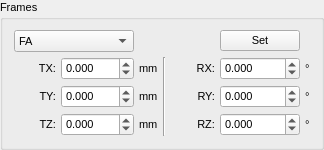
       <widget class="QGroupBox" name="grpFrames">
        <property name="font">
         <font>
          <pointsize>8</pointsize>
         </font>
        </property>
        <property name="title">
         <string>Frames</string>
        </property>
        <layout class="QGridLayout" name="gridLayout_4">
         <property name="spacing">
          <number>5</number>
         </property>
         <item row="0" column="0" colspan="2">
          <widget class="QComboBox" name="cbsFrame">
           <property name="toolTip">
            <string>select frame type</string>
           </property>
           <item>
            <property name="text">
             <string>FA</string>
            </property>
           </item>
           <item>
            <property name="text">
             <string>NP</string>
            </property>
           </item>
           <item>
            <property name="text">
             <string>TCP</string>
            </property>
           </item>
           <item>
            <property name="text">
             <string>FB</string>
            </property>
           </item>
           <item>
            <property name="text">
             <string>FJ - Readonly</string>
            </property>
           </item>
           <item>
            <property name="text">
             <string>B - Readonly</string>
            </property>
           </item>
           <item>
            <property name="text">
             <string>MP - Readonly</string>
            </property>
           </item>
          </widget>
         </item>
         <item row="0" column="5">
          <widget class="QPushButton" name="butSetFrame">
           <property name="text">
            <string>Set</string>
           </property>
          </widget>
         </item>
         <item row="1" column="0">
          <widget class="QLabel" name="label_66">
           <property name="minimumSize">
            <size>
             <width>42</width>
             <height>0</height>
            </size>
           </property>
           <property name="text">
            <string>TX:</string>
           </property>
           <property name="alignment">
            <set>Qt::AlignRight|Qt::AlignTrailing|Qt::AlignVCenter</set>
           </property>
          </widget>
         </item>
         <item row="1" column="1">
          <widget class="QDoubleSpinBox" name="inpFrameTX">
           <property name="decimals">
            <number>3</number>
           </property>
           <property name="minimum">
            <double>-50.000000000000000</double>
           </property>
           <property name="maximum">
            <double>50.000000000000000</double>
           </property>
          </widget>
         </item>
         <item row="1" column="2">
          <widget class="QLabel" name="label_67">
           <property name="text">
            <string>mm</string>
           </property>
          </widget>
         </item>
         <item row="1" column="3" rowspan="3">
          <widget class="Line" name="line_6">
           <property name="orientation">
            <enum>Qt::Vertical</enum>
           </property>
          </widget>
         </item>
         <item row="1" column="4">
          <widget class="QLabel" name="label_68">
           <property name="minimumSize">
            <size>
             <width>44</width>
             <height>0</height>
            </size>
           </property>
           <property name="text">
            <string>RX:</string>
           </property>
           <property name="alignment">
            <set>Qt::AlignRight|Qt::AlignTrailing|Qt::AlignVCenter</set>
           </property>
          </widget>
         </item>
         <item row="1" column="5">
          <widget class="QDoubleSpinBox" name="inpFrameRX">
           <property name="decimals">
            <number>3</number>
           </property>
           <property name="minimum">
            <double>-20.000000000000000</double>
           </property>
           <property name="maximum">
            <double>20.000000000000000</double>
           </property>
          </widget>
         </item>
         <item row="1" column="6">
          <widget class="QLabel" name="label_69">
           <property name="text">
            <string>°</string>
           </property>
          </widget>
         </item>
         <item row="2" column="0">
          <widget class="QLabel" name="label_70">
           <property name="text">
            <string>TY:</string>
           </property>
           <property name="alignment">
            <set>Qt::AlignRight|Qt::AlignTrailing|Qt::AlignVCenter</set>
           </property>
          </widget>
         </item>
         <item row="2" column="1">
          <widget class="QDoubleSpinBox" name="inpFrameTY">
           <property name="decimals">
            <number>3</number>
           </property>
           <property name="minimum">
            <double>-50.000000000000000</double>
           </property>
           <property name="maximum">
            <double>50.000000000000000</double>
           </property>
          </widget>
         </item>
         <item row="2" column="2">
          <widget class="QLabel" name="label_71">
           <property name="text">
            <string>mm</string>
           </property>
          </widget>
         </item>
         <item row="2" column="4">
          <widget class="QLabel" name="label_72">
           <property name="minimumSize">
            <size>
             <width>30</width>
             <height>0</height>
            </size>
           </property>
           <property name="text">
            <string>RY:</string>
           </property>
           <property name="alignment">
            <set>Qt::AlignRight|Qt::AlignTrailing|Qt::AlignVCenter</set>
           </property>
          </widget>
         </item>
         <item row="2" column="5">
          <widget class="QDoubleSpinBox" name="inpFrameRY">
           <property name="decimals">
            <number>3</number>
           </property>
           <property name="minimum">
            <double>-20.000000000000000</double>
           </property>
           <property name="maximum">
            <double>20.000000000000000</double>
           </property>
          </widget>
         </item>
         <item row="2" column="6">
          <widget class="QLabel" name="label_73">
           <property name="text">
            <string>°</string>
           </property>
          </widget>
         </item>
         <item row="3" column="0">
          <widget class="QLabel" name="label_74">
           <property name="text">
            <string>TZ:</string>
           </property>
           <property name="alignment">
            <set>Qt::AlignRight|Qt::AlignTrailing|Qt::AlignVCenter</set>
           </property>
          </widget>
         </item>
         <item row="3" column="1">
          <widget class="QDoubleSpinBox" name="inpFrameTZ">
           <property name="decimals">
            <number>3</number>
           </property>
           <property name="minimum">
            <double>-150.000000000000000</double>
           </property>
           <property name="maximum">
            <double>1000.000000000000000</double>
           </property>
          </widget>
         </item>
         <item row="3" column="2">
          <widget class="QLabel" name="label_75">
           <property name="text">
            <string>mm</string>
           </property>
          </widget>
         </item>
         <item row="3" column="4">
          <widget class="QLabel" name="label_76">
           <property name="minimumSize">
            <size>
             <width>30</width>
             <height>0</height>
            </size>
           </property>
           <property name="text">
            <string>RZ:</string>
           </property>
           <property name="alignment">
            <set>Qt::AlignRight|Qt::AlignTrailing|Qt::AlignVCenter</set>
           </property>
          </widget>
         </item>
         <item row="3" column="5">
          <widget class="QDoubleSpinBox" name="inpFrameRZ">
           <property name="decimals">
            <number>3</number>
           </property>
           <property name="minimum">
            <double>-180.000000000000000</double>
           </property>
           <property name="maximum">
            <double>180.000000000000000</double>
           </property>
          </widget>
         </item>
         <item row="3" column="6">
          <widget class="QLabel" name="label_77">
           <property name="text">
            <string>°</string>
           </property>
          </widget>
         </item>
        </layout>
       </widget>
